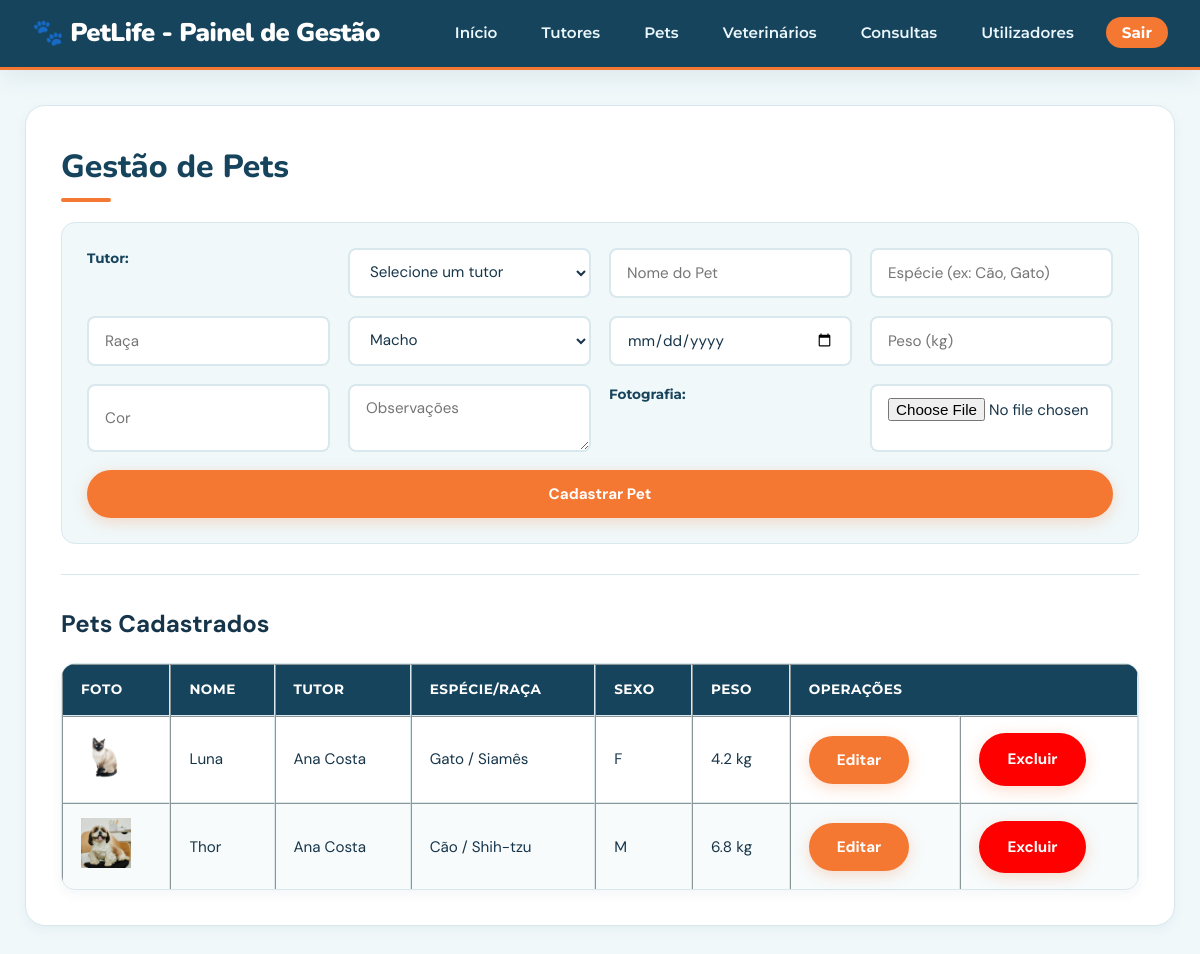
The app's page /admin/pets.php with its own data.
### tables this page shows
CREATE TABLE PET (
    id_pet INTEGER PRIMARY KEY AUTOINCREMENT,
    id_tutor INTEGER NOT NULL,
    nome TEXT NOT NULL,
    especie TEXT,
    raca TEXT,
    sexo TEXT,
    data_nascimento DATE,
    peso REAL,
    cor TEXT,
    observacoes TEXT, foto_url TEXT,
    -- Nota: A tabela de requisitos menciona "upload de fotografias" para Pets. 
    -- Você pode querer adicionar uma coluna como: foto_url TEXT,
    FOREIGN KEY (id_tutor) REFERENCES TUTOR(id_tutor) ON DELETE CASCADE
);

CREATE TABLE TUTOR (
    id_tutor INTEGER PRIMARY KEY AUTOINCREMENT,
    nome TEXT NOT NULL,
    cpf TEXT UNIQUE,
    telefone TEXT,
    email TEXT,
    endereco TEXT,
    data_cadastro DATE
);

### funcoes/banco-pets.php (called while the page is built, shortened)
<?php
function listarPets($conexao) {$sql = "SELECT PET.*, TUTOR.nome AS nome_tutor
            FROM PET
            JOIN TUTOR ON PET.id_tutor = TUTOR.id_tutor
            ORDER BY PET.nome ASC";
    $stmt = $conexao->query($sql);
    return $stmt->fetchAll();
}
?>

### funcoes/banco-tutores.php (called while the page is built, shortened)
<?php
function listarTutores($conexao) {
    $sql = "SELECT * FROM TUTOR ORDER BY nome ASC";
    $stmt = $conexao->query($sql);
    return $stmt->fetchAll();
}
?>

### admin/pets.php (the view, shortened to what this page needs)
<?php
require_once '../funcoes/banco-pets.php';
require_once '../funcoes/banco-tutores.php';
$pets = listarPets($conexao);
$tutores = listarTutores($conexao);
?>
<!DOCTYPE html>
<html lang="pt">
<head>
    <link rel="stylesheet" href="../css/style.css">
</head>
<body>
    <header>
    <div class="header-wrapper">
        <h2>🐾 PetLife - Painel de Gestão</h2>
        <nav>
            <ul>
                <li><a href="index.php">Início</a></li>
                <li><a href="tutores.php">Tutores</a></li>
                <li><a href="pets.php">Pets</a></li>
                <li><a href="veterinarios.php">Veterinários</a></li>
                <li><a href="consultas.php">Consultas</a></li>
                <li><a href="usuarios.php">Utilizadores</a></li>
                <li><a href="logout.php">Sair</a></li>
            </ul>
        </nav>
    </div>
</header>
<div class="container">
    <h1>Gestão de Pets</h1>
    <form action="pets.php" method="POST" enctype="multipart/form-data">
        <label>Tutor:</label>
        <select name="id_tutor" required>
            <option value="">Selecione um tutor</option>
            <?php foreach ($tutores as $tutor): ?>
                <option value="<?= $tutor['id_tutor'] ?>"><?= htmlspecialchars($tutor['nome']) ?></option>
            <?php endforeach; ?>
        </select>
        <input type="text" name="nome" placeholder="Nome do Pet" required>
        <input type="text" name="especie" placeholder="Espécie (ex: Cão, Gato)">
        <input type="text" name="raca" placeholder="Raça">
        <select name="sexo">
            <option value="M">Macho</option>
        </select>
        <input type="date" name="data_nascimento">
        <input type="number" step="0.1" name="peso" placeholder="Peso (kg)">
        <input type="text" name="cor" placeholder="Cor">
        <textarea name="observacoes" placeholder="Observações"></textarea>
        <label>Fotografia:</label>
        <input type="file" name="foto" accept="image/*">
        <button type="submit">Cadastrar Pet</button>
    </form>
    <hr>
    <h2>Pets Cadastrados</h2>
    <table border="1">
        <thead>
            <tr>
                <th>Foto</th>
                <th>Nome</th>
                <th>Tutor</th>
                <th>Espécie/Raça</th>
                <th>Sexo</th>
                <th>Peso</th>
                <th colspan="2">Operações</th>
            </tr>
        </thead>
        <tbody>
            <?php foreach ($pets as $pet): ?>
                <tr>
                    <td>
                        <?php if (!empty($pet['foto_url'])): ?>
                            <img src="../<?= $pet['foto_url'] ?>" width="50" alt="Foto">
                        <?php else: ?>
                            Sem Foto
                        <?php endif; ?>
                    </td>
                    <td><?= htmlspecialchars($pet['nome']) ?></td>
                    <td><?= htmlspecialchars($pet['nome_tutor']) ?></td>
                    <td><?= htmlspecialchars($pet['especie'] . ' / ' . $pet['raca']) ?></td>
                    <td><?= htmlspecialchars($pet['sexo']) ?></td>
                    <td><?= htmlspecialchars($pet['peso']) ?> kg</td>
                    <td><button class="btn-editar"
                                data-id="2"
                                data-nome="<?=htmlspecialchars($pet['nome'])?>"
                                data-tutor="<?= htmlspecialchars($pet['nome_tutor']) ?>"
                                data-especie="<?= htmlspecialchars($pet['especie']) ?>"
                                data-sexo="<?= htmlspecialchars($pet['sexo']) ?>"
                                data-peso="<?= htmlspecialchars($pet['peso']) ?>"
                                data-observacoes="<?= htmlspecialchars($pet['observacoes']) ?>">
                                Editar
                                </button>
                    <td><a class="btn-excluir" href="excluir-tutores.php?id_tutor=<?= $tutor['id_tutor'] ?>">Excluir</a></td>
                </tr>
            <?php endforeach; ?>
        </tbody>
    </table>
 </div>
</body>
</html>

### records on screen
pet: foto_url (picture), nome "Luna", id_tutor.nome "Ana Costa", especie+raca "Gato / Siamês", sexo "F", peso "4.2"
pet: foto_url (picture), nome "Thor", id_tutor.nome "Ana Costa", especie+raca "Cão / Shih-tzu", sexo "M", peso "6.8"
